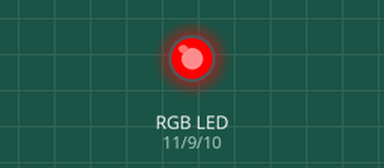
This sketch was run on a simulated Arduino Uno, built with avr-gcc and run on an emulated ATmega328P. Parts: an RGB LED mixed from three pins (HIGH = lit). Dim RGB values are drawn brighter than linear.

Above: at 0.05 s.
At 1.25 s:
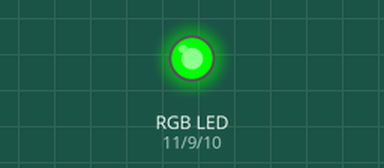
At 2.5 s:
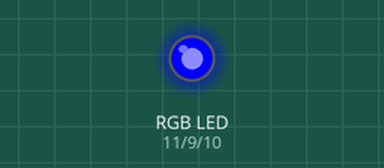
At 5.0 s:
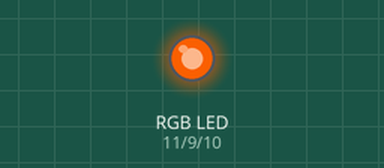
At 7.5 s:
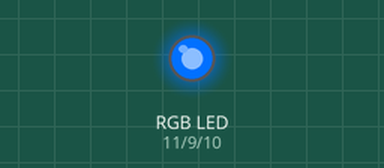
At 10.0 s:
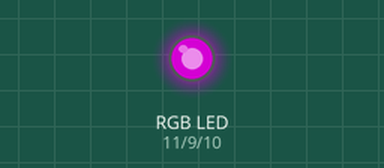
Timing chart, 0 to 13.0 s (numbered marks = the images above):
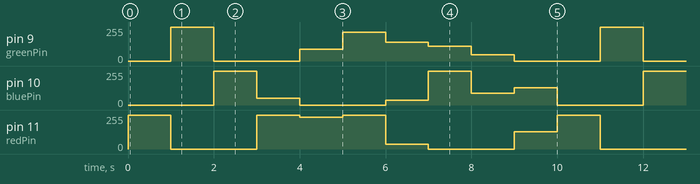

Measured:
- by itself, pin 10 (bluePin): repeats every 10.0 s: 52/255 1.0 s, 0/255 2.0 s, 34/255 1.0 s, 255/255 1.0 s, 90/255 1.0 s, 128/255 1.0 s, 0/255 2.0 s, 255/255 1.0 s
- by itself, pin 9 (greenPin): repeats every 10.0 s: 0/255 2.0 s, 90/255 1.0 s, 215/255 1.0 s, 139/255 1.0 s, 112/255 1.0 s, 46/255 1.0 s, 0/255 2.0 s, 255/255 1.0 s

The sketch:

Lesson_05_RGB_LED.ino
```cpp
const int redPin = 11; // Labels pin 11 as the pin red is on
const int greenPin = 9; // Labels pin 9 as the pin green is on
const int bluePin = 10; // Labels pin 10 as the pin blue is on

void setup() {
  pinMode(redPin, OUTPUT); // Initalizes redPin as an output pin
  pinMode(greenPin, OUTPUT); // Initalizes greenPin as an output pin
  pinMode(bluePin, OUTPUT); // Initalizes bluePin as an output pin
}

void loop() {
  color(255, 0, 0); // Sets LED to red
  delay(1000); // Pauses for 1 second
  color(0, 255, 0); // Sets LED to green
  delay(1000); // Pauses for 1 second
  color(0, 0, 255); // Sets LED to blue
  delay(1000); // Pauses for 1 second
  color(255, 0, 52); // Sets LED to red
  delay(1000); // Pauses for 1 second
  color(237, 90, 0); //Sets LED to orange
  delay(1000); // Pauses for 1 second
  color(255, 215, 0); // Sets LED to yellow
  delay(1000); // Pauses for 1 second
  color(34,139,34); // Sets LED to green
  delay(1000); // Pauses for 1 second
  color(0,112,255); // Sets LED to blue
  delay(1000); // Pauses for 1 second
  color(0,46,90); // Sets LED to indigo
  delay(1000); // Pauses for 1 second
  color(128,0,128); // Sets LED to purple
  delay(1000); // Pauses for 1 second
}

void color(unsigned char red, unsigned char green, unsigned char blue) {
  analogWrite(redPin, red); // Sets redPin to stated value
  analogWrite(greenPin, green); // Sets greenPin to stated value
  analogWrite(bluePin, blue); // Sets bluePin to stated value
}
```
